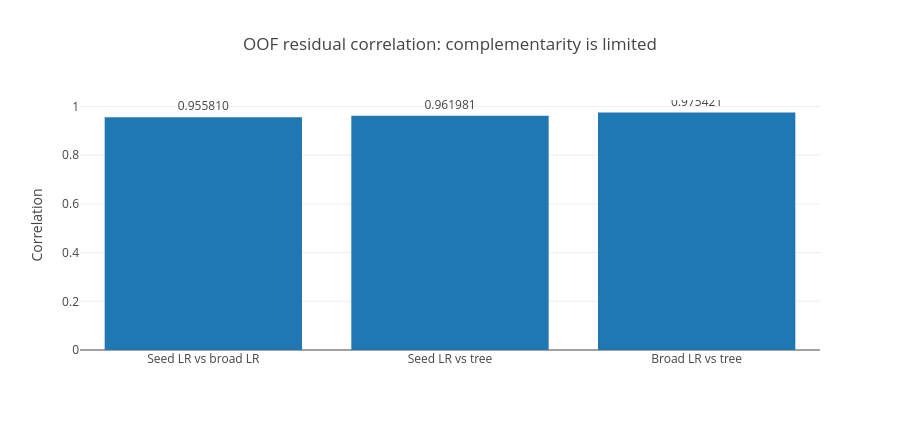

The notebook cell this image was saved under:
### Markdown cell above
## 4. Why the ensemble failed
The expert models were not different enough. Their OOF residuals are highly correlated, so learning weights mostly redistributes similar error rather than adding new information.

### Code cell
fig=go.Figure(go.Bar(x=['Seed LR vs broad LR','Seed LR vs tree','Broad LR vs tree'],y=[0.9558101771,0.9619810698,0.9754214832])); fig.show()

### Figure 1 — Plotly figure (JSON) as saved in the notebook; plotly's stock layout.template omitted (floating-point values rounded to 4 significant figures)
{"data": [{"type": "bar", "x": ["Seed LR vs broad LR", "Seed LR vs tree", "Broad LR vs tree"], "y": [0.9558, 0.962, 0.9754], "text": ["0.955810", "0.961981", "0.975421"], "textposition": "outside"}], "layout": {"title": {"text": "OOF residual correlation: complementarity is limited"}, "yaxis": {"title": {"text": "Correlation"}}, "height": 430}}
